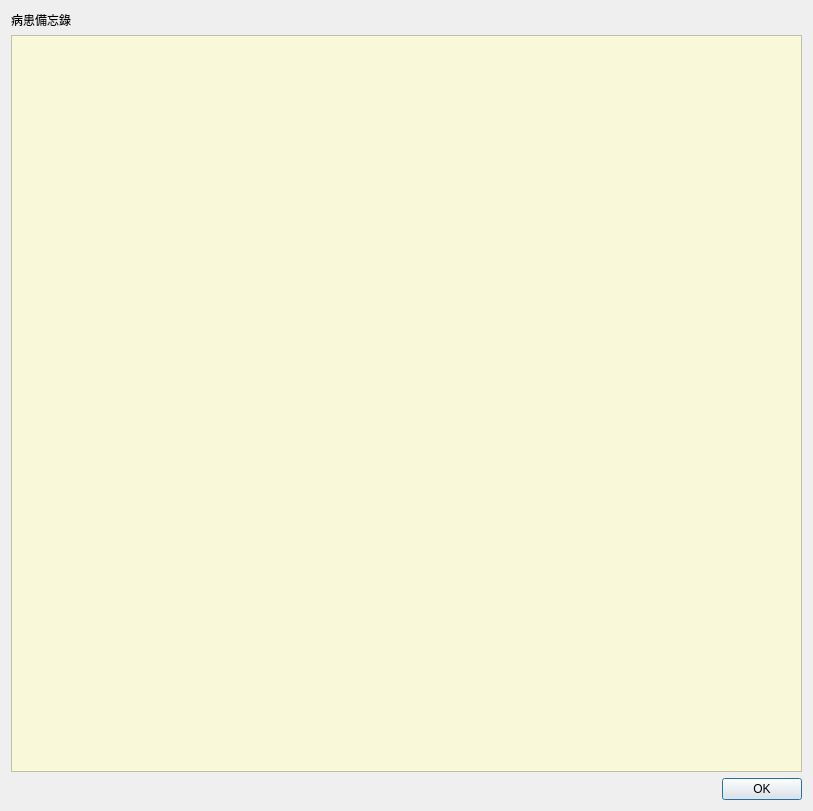
<?xml version="1.0" encoding="UTF-8"?>
<ui version="4.0">
 <class>Dialog_patient_memo</class>
 <widget class="QDialog" name="Dialog_patient_memo">
  <property name="geometry">
   <rect>
    <x>0</x>
    <y>0</y>
    <width>813</width>
    <height>811</height>
   </rect>
  </property>
  <property name="sizePolicy">
   <sizepolicy hsizetype="Preferred" vsizetype="Preferred">
    <horstretch>0</horstretch>
    <verstretch>0</verstretch>
   </sizepolicy>
  </property>
  <property name="windowTitle">
   <string>備忘錄</string>
  </property>
  <layout class="QVBoxLayout" name="verticalLayout">
   <item>
    <layout class="QHBoxLayout" name="horizontalLayout">
     <item>
      <widget class="QLabel" name="label_patient">
       <property name="text">
        <string>病患備忘錄</string>
       </property>
      </widget>
     </item>
    </layout>
   </item>
   <item>
    <widget class="QTextEdit" name="textEdit_rich_text">
     <property name="styleSheet">
      <string notr="true">background-color: rgba(249, 248, 216, 251);</string>
     </property>
     <property name="readOnly">
      <bool>false</bool>
     </property>
    </widget>
   </item>
   <item>
    <widget class="QDialogButtonBox" name="buttonBox">
     <property name="standardButtons">
      <set>QDialogButtonBox::Ok</set>
     </property>
    </widget>
   </item>
  </layout>
 </widget>
 <resources/>
 <connections/>
</ui>
